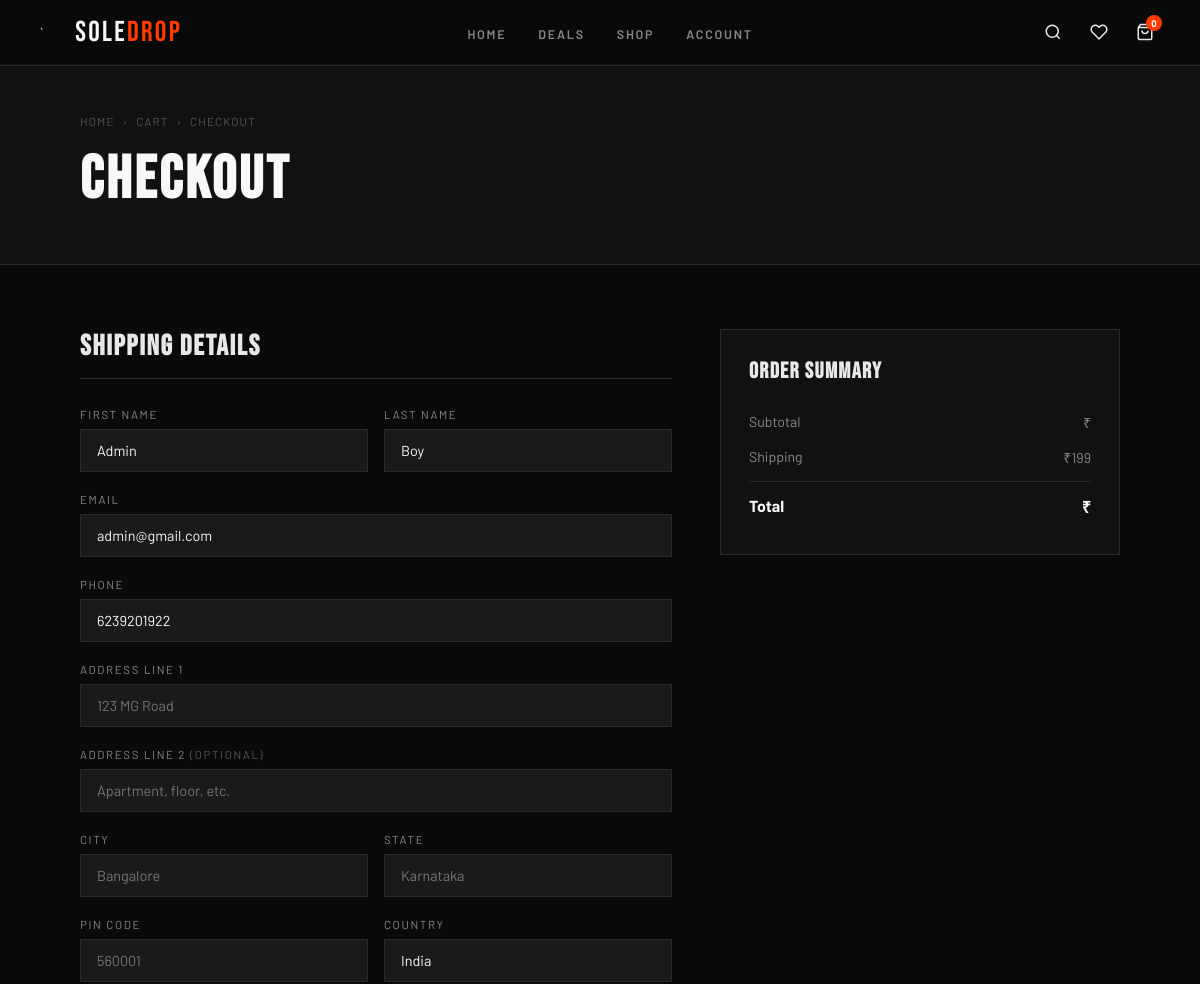
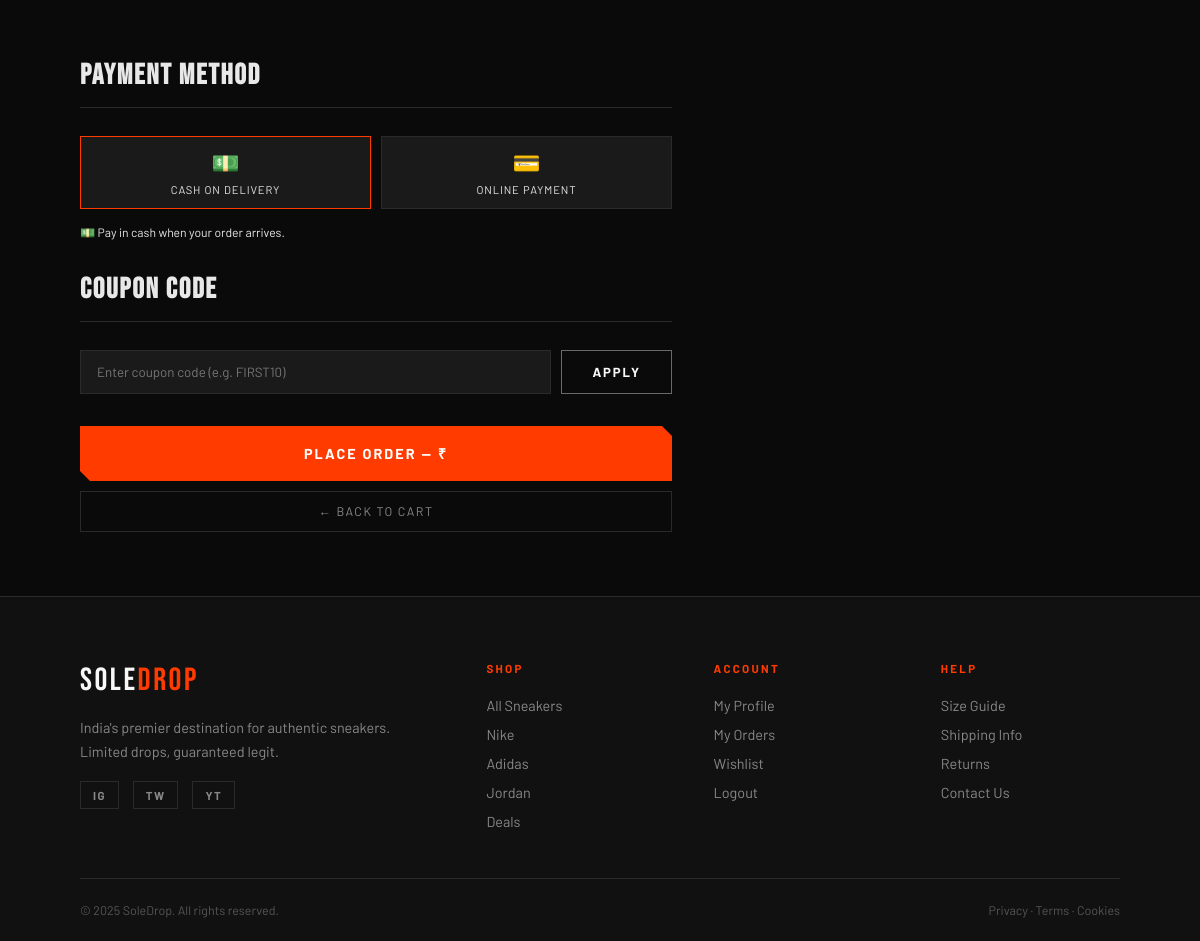
The page /orders/checkout/ (signed in) on the database its author committed (2 pictures, top to bottom).
### accounts/models.py (models this page shows, shortened)
class CustomUser(AbstractUser):
    email = models.EmailField(unique=True)
    first_name = models.CharField(max_length=30)
    last_name = models.CharField(max_length=30)
    phone_number = models.CharField(max_length=15, blank=True, null=True)
    password1 = models.CharField(max_length=128)
    password2 = models.CharField(max_length=128)
    wishlist = models.ManyToManyField('products.Product', blank=True, related_name='wishlisted_by')
    username = None
    USERNAME_FIELD = 'email'
    REQUIRED_FIELDS = []
    objects = CustomUserManager()

### orders/views.py (the view, shortened to what this page needs)
# urls.py: path('checkout/', views.checkout, name='checkout'),
def checkout(request):
    return render(request, 'checkout.html')

### templates/checkout.html (shortened to what this page needs)
{% extends "base.html" %}
{% load static %}
{% block content %}
<div class="page-hero">
  <div class="breadcrumb">
    <a href="{% url 'products:home' %}">Home</a><span>›</span>
    <a href="{% url 'cart:cart_detail' %}">Cart</a><span>›</span>
    <span>Checkout</span>
  </div>
  <h1 class="page-hero-title">Checkout</h1>
</div>
<div class="checkout-layout">
  <div>
    <form action="{% url 'orders:checkout' %}" method="POST" id="checkoutForm">
      <h3 class="checkout-title">Shipping Details</h3>
      <div class="form-row">
        <div class="form-group">
          <label>First Name</label>
          <input type="text" name="first_name" value="{{ form.first_name.value|default:user.first_name }}" required/>
        </div>
        <div class="form-group">
          <label>Last Name</label>
          <input type="text" name="last_name" value="{{ form.last_name.value|default:user.last_name }}" required/>
        </div>
      </div>
      <div class="form-group">
        <label>Email</label>
        <input type="email" name="email" value="{{ form.email.value|default:user.email }}" required/>
      </div>
      <div class="form-group">
        <label>Phone</label>
        <input type="tel" name="phone" value="{{ form.phone.value|default:user.phone_number }}" required/>
      </div>
      <div class="form-group">
        <label>Address Line 1</label>
        <input type="text" name="address_line1" value="{{ form.address_line1.value|default:'' }}" placeholder="123 MG Road" required/>
      </div>
      <div class="form-group">
        <label>Address Line 2 <span style="color:var(--mid)">(optional)</span></label>
        <input type="text" name="address_line2" value="{{ form.address_line2.value|default:'' }}" placeholder="Apartment, floor, etc."/>
      </div>
      <div class="form-row">
        <div class="form-group">
          <label>City</label>
          <input type="text" name="city" value="{{ form.city.value|default:'' }}" placeholder="Bangalore" required/>
        </div>
        <div class="form-group">
          <label>State</label>
          <input type="text" name="state" value="{{ form.state.value|default:'' }}" placeholder="Karnataka" required/>
        </div>
      </div>
      <div class="form-row">
        <div class="form-group">
          <label>PIN Code</label>
          <input type="text" name="pin_code" value="{{ form.pin_code.value|default:'' }}" placeholder="560001" required/>
        </div>
        <div class="form-group">
          <label>Country</label>
          <input type="text" name="country" value="{{ form.country.value|default:'India' }}"/>
        </div>
      </div>
      <h3 class="checkout-title" style="margin-top:40px">Payment Method</h3>
      <div class="payment-methods">
        <div class="payment-method active" onclick="selectPay(this, 'COD')">
          <div style="font-size:1.4rem">💵</div>
          <p>Cash on Delivery</p>
        </div>
        <div class="payment-method" onclick="selectPay(this, 'ONLINE')">
          <div style="font-size:1.4rem">💳</div>
          <p>Online Payment</p>
        </div>
      </div>
      <p id="paymentNote" style="font-size:.76rem;color:var(--muted);margin-top:8px">
        💵 Pay in cash when your order arrives.
      </p>
      <h3 class="checkout-title" style="margin-top:32px">Coupon Code</h3>
      <div style="display:flex;gap:10px;margin-bottom:8px">
        <input type="text" name="coupon_code" id="couponInput"
               value="{{ applied_coupon.code|default:'' }}"
               placeholder="Enter coupon code (e.g. FIRST10)"
               style="flex:1;background:var(--dark);border:1px solid var(--border);color:var(--white);padding:12px 16px;font-family:inherit;outline:none"/>
        <button type="button" class="btn-outline" onclick="applyCoupon()">Apply</button>
      </div>
      <button type="submit" class="btn-primary w100" style="margin-top:32px;padding:18px;font-size:.9rem">
        Place Order — ₹{{ cart_total }}
      </button>
      <a href="{% url 'cart:cart_detail' %}" class="btn-ghost w100" style="margin-top:10px;text-align:center;display:block">← Back to Cart</a>
    </form>
  </div>
  <div class="checkout-summary">
    <h3 style="font-family:'Bebas Neue',sans-serif;font-size:1.4rem;letter-spacing:.06em;margin-bottom:20px">Order Summary</h3>
    <div class="summary-row"><span>Subtotal</span><span>₹{{ cart_total }}</span></div>
    <div class="summary-row">
      <span>Shipping</span>
      <span>{% if cart_total >= 4999 %}<span style="color:var(--green)">Free</span>{% else %}₹199{% endif %}</span>
    </div>
    <div class="summary-row total"><span>Total</span><span>₹{{ cart_total }}</span></div>
  </div>
</div>
{% endblock %}

### static/css/main.css (style rules this page uses)
*, *::before, *::after { box-sizing: border-box; margin: 0; padding: 0; }
:root { --black: #0A0A0A; --off-black: #111; --dark: #1A1A1A; --gray: #2A2A2A; --mid: #555; --light: #888; --border: #2A2A2A; --white: #F8F8F8; --accent: #FF3B00; --accent2: #FFD600; --green: #00E676; --text: #E8E8E8; }
html { scroll-behavior: smooth; }
body { font-family: 'Barlow', sans-serif; background: var(--black); color: var(--text); overflow-x: hidden; }
a { text-decoration: none; color: inherit; }
button { font-family: inherit; }
.btn-primary { display: inline-block; background: var(--accent); color: #fff; border: none; padding: 14px 32px; cursor: pointer; font-family: 'Barlow', sans-serif; font-size: .82rem; font-weight: 700; letter-spacing: .14em; text-transform: uppercase; transition: all .2s; clip-path: polygon(0 0, calc(100% - 10px) 0, 100% 10px, 100% 100%, 10px 100%, 0 calc(100% - 10px)); }
.btn-outline { display: inline-block; background: transparent; color: var(--white); border: 1px solid rgba(248,248,248,.4); padding: 13px 30px; cursor: pointer; font-family: 'Barlow', sans-serif; font-size: .82rem; font-weight: 700; letter-spacing: .14em; text-transform: uppercase; transition: all .2s; }
.btn-ghost { display: inline-block; background: none; border: 1px solid var(--border); color: var(--light); padding: 12px 28px; cursor: pointer; font-family: 'Barlow', sans-serif; font-size: .78rem; letter-spacing: .12em; text-transform: uppercase; transition: all .2s; }
.w100 { width: 100%; text-align: center; display: block; }
.page-hero { background: var(--off-black); border-bottom: 1px solid var(--border); padding: 48px 80px; }
.breadcrumb { font-size: .72rem; letter-spacing: .1em; text-transform: uppercase; color: var(--mid); margin-bottom: 16px; display: flex; gap: 8px; }
.breadcrumb a { color: var(--mid); transition: color .2s; }
.page-hero-title { font-family: 'Bebas Neue', sans-serif; font-size: clamp(2.5rem, 5vw, 4rem); color: var(--white); letter-spacing: .05em; }
.form-group { margin-bottom: 20px; }
.form-group label { display: block; font-size: .72rem; letter-spacing: .14em; text-transform: uppercase; color: var(--light); margin-bottom: 8px; }
.form-group input, .form-group textarea { width: 100%; background: var(--dark); border: 1px solid var(--border); color: var(--white); padding: 12px 16px; font-family: inherit; font-size: .9rem; outline: none; transition: border-color .2s; }
.form-row { display: grid; grid-template-columns: 1fr 1fr; gap: 16px; }
.checkout-layout { display: grid; grid-template-columns: 1fr 400px; gap: 48px; padding: 64px 80px; max-width: 1300px; margin: 0 auto; }
.checkout-title { font-family: 'Bebas Neue', sans-serif; font-size: 1.8rem; letter-spacing: .06em; margin-bottom: 28px; padding-bottom: 14px; border-bottom: 1px solid var(--border); }
.checkout-summary { background: var(--off-black); border: 1px solid var(--border); padding: 28px; position: sticky; top: 88px; align-self: start; }
.summary-row { display: flex; justify-content: space-between; padding: 8px 0; font-size: .88rem; color: var(--light); }
.summary-row.total { font-size: 1rem; font-weight: 700; color: var(--white); border-top: 1px solid var(--border); padding-top: 14px; margin-top: 6px; }
.payment-methods { display: flex; flex-wrap: wrap; gap: 10px; margin-bottom: 16px; }
.payment-method { flex: 1; min-width: 90px; background: var(--dark); border: 1px solid var(--border); padding: 12px 14px; cursor: pointer; text-align: center; transition: border-color .2s; }
.payment-method:hover, .payment-method.active { border-color: var(--accent); }
.payment-method p { font-size: .7rem; letter-spacing: .08em; text-transform: uppercase; margin-top: 6px; }

### rows shown on the page
CustomUser: first_name "Admin", last_name "Boy", email "admin@gmail.com", phone "6239201922"

### other values the page prints
{{ cart_count|default:0 }} "0"
